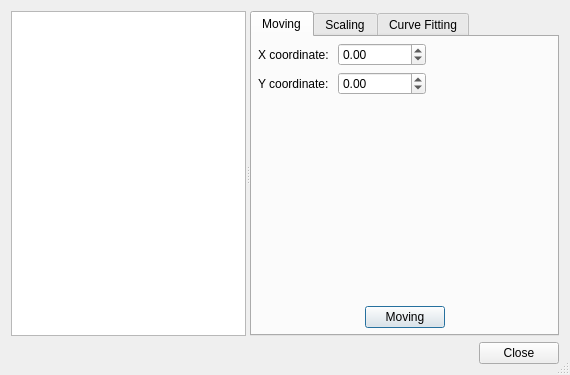
<?xml version="1.0" encoding="UTF-8"?>
<ui version="4.0">
 <class>Dialog</class>
 <widget class="QDialog" name="Dialog">
  <property name="geometry">
   <rect>
    <x>0</x>
    <y>0</y>
    <width>570</width>
    <height>375</height>
   </rect>
  </property>
  <property name="windowTitle">
   <string>Path process</string>
  </property>
  <property name="windowIcon">
   <iconset resource="../../../../icons.qrc">
    <normaloff>:/icons/DimensionalSynthesis.png</normaloff>:/icons/DimensionalSynthesis.png</iconset>
  </property>
  <property name="sizeGripEnabled">
   <bool>true</bool>
  </property>
  <property name="modal">
   <bool>true</bool>
  </property>
  <layout class="QVBoxLayout" name="verticalLayout_5">
   <item>
    <widget class="QSplitter" name="splitter">
     <property name="sizePolicy">
      <sizepolicy hsizetype="Expanding" vsizetype="Expanding">
       <horstretch>0</horstretch>
       <verstretch>0</verstretch>
      </sizepolicy>
     </property>
     <property name="orientation">
      <enum>Qt::Horizontal</enum>
     </property>
     <widget class="QWidget" name="layoutWidget">
      <layout class="QVBoxLayout" name="verticalLayout">
       <item>
        <widget class="QListWidget" name="path_list"/>
       </item>
      </layout>
     </widget>
     <widget class="QTabWidget" name="tabWidget">
      <widget class="QWidget" name="moving">
       <attribute name="title">
        <string>Moving</string>
       </attribute>
       <layout class="QVBoxLayout" name="verticalLayout_2">
        <property name="leftMargin">
         <number>6</number>
        </property>
        <property name="topMargin">
         <number>6</number>
        </property>
        <property name="rightMargin">
         <number>6</number>
        </property>
        <property name="bottomMargin">
         <number>6</number>
        </property>
        <item>
         <layout class="QGridLayout" name="gridLayout">
          <item row="0" column="0">
           <widget class="QLabel" name="label">
            <property name="text">
             <string>X coordinate: </string>
            </property>
           </widget>
          </item>
          <item row="0" column="2">
           <spacer name="horizontalSpacer_2">
            <property name="orientation">
             <enum>Qt::Horizontal</enum>
            </property>
            <property name="sizeHint" stdset="0">
             <size>
              <width>40</width>
              <height>20</height>
             </size>
            </property>
           </spacer>
          </item>
          <item row="1" column="0">
           <widget class="QLabel" name="label_2">
            <property name="text">
             <string>Y coordinate: </string>
            </property>
           </widget>
          </item>
          <item row="1" column="1">
           <widget class="QDoubleSpinBox" name="moving_y_coordinate">
            <property name="minimum">
             <double>-1000000.000000000000000</double>
            </property>
            <property name="maximum">
             <double>1000000.000000000000000</double>
            </property>
           </widget>
          </item>
          <item row="1" column="2">
           <spacer name="horizontalSpacer_3">
            <property name="orientation">
             <enum>Qt::Horizontal</enum>
            </property>
            <property name="sizeHint" stdset="0">
             <size>
              <width>40</width>
              <height>20</height>
             </size>
            </property>
           </spacer>
          </item>
          <item row="0" column="1">
           <widget class="QDoubleSpinBox" name="moving_x_coordinate">
            <property name="minimum">
             <double>-1000000.000000000000000</double>
            </property>
            <property name="maximum">
             <double>1000000.000000000000000</double>
            </property>
           </widget>
          </item>
         </layout>
        </item>
        <item>
         <spacer name="verticalSpacer">
          <property name="orientation">
           <enum>Qt::Vertical</enum>
          </property>
          <property name="sizeHint" stdset="0">
           <size>
            <width>20</width>
            <height>99</height>
           </size>
          </property>
         </spacer>
        </item>
        <item>
         <layout class="QHBoxLayout" name="horizontalLayout_3">
          <item>
           <spacer name="horizontalSpacer_7">
            <property name="orientation">
             <enum>Qt::Horizontal</enum>
            </property>
            <property name="sizeHint" stdset="0">
             <size>
              <width>40</width>
              <height>20</height>
             </size>
            </property>
           </spacer>
          </item>
          <item>
           <widget class="QPushButton" name="moving_button">
            <property name="text">
             <string>Moving</string>
            </property>
            <property name="default">
             <bool>true</bool>
            </property>
           </widget>
          </item>
          <item>
           <spacer name="horizontalSpacer_9">
            <property name="orientation">
             <enum>Qt::Horizontal</enum>
            </property>
            <property name="sizeHint" stdset="0">
             <size>
              <width>40</width>
              <height>20</height>
             </size>
            </property>
           </spacer>
          </item>
         </layout>
        </item>
       </layout>
      </widget>
      <widget class="QWidget" name="scaling">
       <attribute name="title">
        <string>Scaling</string>
       </attribute>
       <layout class="QVBoxLayout" name="verticalLayout_3">
        <property name="leftMargin">
         <number>6</number>
        </property>
        <property name="topMargin">
         <number>6</number>
        </property>
        <property name="rightMargin">
         <number>6</number>
        </property>
        <property name="bottomMargin">
         <number>6</number>
        </property>
        <item>
         <layout class="QGridLayout" name="gridLayout_2">
          <item row="0" column="2">
           <spacer name="horizontalSpacer_4">
            <property name="orientation">
             <enum>Qt::Horizontal</enum>
            </property>
            <property name="sizeHint" stdset="0">
             <size>
              <width>40</width>
              <height>20</height>
             </size>
            </property>
           </spacer>
          </item>
          <item row="0" column="1">
           <widget class="QDoubleSpinBox" name="scaling_h">
            <property name="minimum">
             <double>1.000000000000000</double>
            </property>
            <property name="maximum">
             <double>10000.000000000000000</double>
            </property>
           </widget>
          </item>
          <item row="0" column="0">
           <widget class="QLabel" name="label_3">
            <property name="text">
             <string>Horizontal: </string>
            </property>
           </widget>
          </item>
          <item row="1" column="0">
           <widget class="QLabel" name="label_4">
            <property name="text">
             <string>Vertical: </string>
            </property>
           </widget>
          </item>
          <item row="1" column="2">
           <spacer name="horizontalSpacer_5">
            <property name="orientation">
             <enum>Qt::Horizontal</enum>
            </property>
            <property name="sizeHint" stdset="0">
             <size>
              <width>40</width>
              <height>20</height>
             </size>
            </property>
           </spacer>
          </item>
          <item row="1" column="1">
           <widget class="QDoubleSpinBox" name="scaling_v">
            <property name="minimum">
             <double>1.000000000000000</double>
            </property>
            <property name="maximum">
             <double>10000.000000000000000</double>
            </property>
           </widget>
          </item>
         </layout>
        </item>
        <item>
         <widget class="Line" name="line">
          <property name="orientation">
           <enum>Qt::Horizontal</enum>
          </property>
         </widget>
        </item>
        <item>
         <layout class="QHBoxLayout" name="horizontalLayout_2">
          <item>
           <widget class="QLabel" name="label_5">
            <property name="text">
             <string>Reference point: </string>
            </property>
           </widget>
          </item>
          <item>
           <widget class="QDoubleSpinBox" name="scaling_rx">
            <property name="minimum">
             <double>-1000000.000000000000000</double>
            </property>
            <property name="maximum">
             <double>1000000.000000000000000</double>
            </property>
           </widget>
          </item>
          <item>
           <widget class="QDoubleSpinBox" name="scaling_ry">
            <property name="minimum">
             <double>-1000000.000000000000000</double>
            </property>
            <property name="maximum">
             <double>1000000.000000000000000</double>
            </property>
           </widget>
          </item>
          <item>
           <spacer name="horizontalSpacer_6">
            <property name="orientation">
             <enum>Qt::Horizontal</enum>
            </property>
            <property name="sizeHint" stdset="0">
             <size>
              <width>40</width>
              <height>20</height>
             </size>
            </property>
           </spacer>
          </item>
         </layout>
        </item>
        <item>
         <spacer name="verticalSpacer_2">
          <property name="orientation">
           <enum>Qt::Vertical</enum>
          </property>
          <property name="sizeHint" stdset="0">
           <size>
            <width>20</width>
            <height>52</height>
           </size>
          </property>
         </spacer>
        </item>
        <item>
         <layout class="QHBoxLayout" name="horizontalLayout_4">
          <item>
           <spacer name="horizontalSpacer_8">
            <property name="orientation">
             <enum>Qt::Horizontal</enum>
            </property>
            <property name="sizeHint" stdset="0">
             <size>
              <width>40</width>
              <height>20</height>
             </size>
            </property>
           </spacer>
          </item>
          <item>
           <widget class="QPushButton" name="scaling_button">
            <property name="text">
             <string>Scaling</string>
            </property>
            <property name="default">
             <bool>true</bool>
            </property>
           </widget>
          </item>
          <item>
           <spacer name="horizontalSpacer_10">
            <property name="orientation">
             <enum>Qt::Horizontal</enum>
            </property>
            <property name="sizeHint" stdset="0">
             <size>
              <width>40</width>
              <height>20</height>
             </size>
            </property>
           </spacer>
          </item>
         </layout>
        </item>
       </layout>
      </widget>
      <widget class="QWidget" name="curve_fitting">
       <attribute name="title">
        <string>Curve Fitting</string>
       </attribute>
       <layout class="QVBoxLayout" name="verticalLayout_4">
        <property name="leftMargin">
         <number>6</number>
        </property>
        <property name="topMargin">
         <number>6</number>
        </property>
        <property name="rightMargin">
         <number>6</number>
        </property>
        <property name="bottomMargin">
         <number>6</number>
        </property>
        <item>
         <widget class="QLabel" name="label_8">
          <property name="text">
           <string>This function can minimize the number of coordinate points.</string>
          </property>
          <property name="wordWrap">
           <bool>true</bool>
          </property>
         </widget>
        </item>
        <item>
         <layout class="QHBoxLayout" name="horizontalLayout_7">
          <item>
           <widget class="QLabel" name="label_7">
            <property name="text">
             <string>The number of points: </string>
            </property>
           </widget>
          </item>
          <item>
           <widget class="QLabel" name="points_num">
            <property name="text">
             <string>0</string>
            </property>
           </widget>
          </item>
          <item>
           <spacer name="horizontalSpacer_12">
            <property name="orientation">
             <enum>Qt::Horizontal</enum>
            </property>
            <property name="sizeHint" stdset="0">
             <size>
              <width>40</width>
              <height>20</height>
             </size>
            </property>
           </spacer>
          </item>
         </layout>
        </item>
        <item>
         <layout class="QHBoxLayout" name="horizontalLayout_6">
          <item>
           <widget class="QLabel" name="label_6">
            <property name="text">
             <string>Reduced to: </string>
            </property>
           </widget>
          </item>
          <item>
           <widget class="QSpinBox" name="match_num"/>
          </item>
          <item>
           <spacer name="horizontalSpacer_11">
            <property name="orientation">
             <enum>Qt::Horizontal</enum>
            </property>
            <property name="sizeHint" stdset="0">
             <size>
              <width>40</width>
              <height>20</height>
             </size>
            </property>
           </spacer>
          </item>
         </layout>
        </item>
        <item>
         <spacer name="verticalSpacer_3">
          <property name="orientation">
           <enum>Qt::Vertical</enum>
          </property>
          <property name="sizeHint" stdset="0">
           <size>
            <width>20</width>
            <height>40</height>
           </size>
          </property>
         </spacer>
        </item>
        <item>
         <layout class="QHBoxLayout" name="horizontalLayout_8">
          <item>
           <spacer name="horizontalSpacer_13">
            <property name="orientation">
             <enum>Qt::Horizontal</enum>
            </property>
            <property name="sizeHint" stdset="0">
             <size>
              <width>40</width>
              <height>20</height>
             </size>
            </property>
           </spacer>
          </item>
          <item>
           <widget class="QPushButton" name="match_button">
            <property name="text">
             <string>Match</string>
            </property>
            <property name="default">
             <bool>true</bool>
            </property>
           </widget>
          </item>
          <item>
           <spacer name="horizontalSpacer_14">
            <property name="orientation">
             <enum>Qt::Horizontal</enum>
            </property>
            <property name="sizeHint" stdset="0">
             <size>
              <width>40</width>
              <height>20</height>
             </size>
            </property>
           </spacer>
          </item>
         </layout>
        </item>
       </layout>
      </widget>
     </widget>
    </widget>
   </item>
   <item>
    <layout class="QHBoxLayout" name="horizontalLayout">
     <item>
      <spacer name="horizontalSpacer">
       <property name="orientation">
        <enum>Qt::Horizontal</enum>
       </property>
       <property name="sizeHint" stdset="0">
        <size>
         <width>40</width>
         <height>20</height>
        </size>
       </property>
      </spacer>
     </item>
     <item>
      <widget class="QDialogButtonBox" name="buttonBox">
       <property name="sizePolicy">
        <sizepolicy hsizetype="Fixed" vsizetype="Fixed">
         <horstretch>0</horstretch>
         <verstretch>0</verstretch>
        </sizepolicy>
       </property>
       <property name="standardButtons">
        <set>QDialogButtonBox::Close</set>
       </property>
      </widget>
     </item>
    </layout>
   </item>
  </layout>
 </widget>
 <resources>
  <include location="../../../../icons.qrc"/>
 </resources>
 <connections>
  <connection>
   <sender>buttonBox</sender>
   <signal>rejected()</signal>
   <receiver>Dialog</receiver>
   <slot>reject()</slot>
   <hints>
    <hint type="sourcelabel">
     <x>59</x>
     <y>24</y>
    </hint>
    <hint type="destinationlabel">
     <x>169</x>
     <y>154</y>
    </hint>
   </hints>
  </connection>
 </connections>
</ui>
